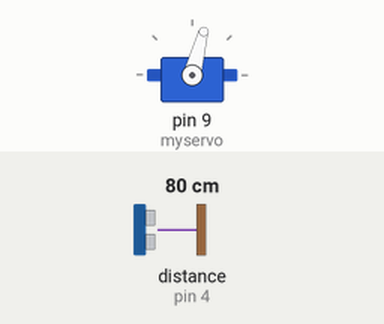
Recording of a sketch running on a simulated Arduino Mega 2560, built with avr-gcc and run on an emulated ATmega2560. Parts: servo. The test bench sets the inputs (shaded band); at power-on: distance to the obstacle (sensor on pin 4) 80 cm. The echo pulse lasts 58.3 µs per cm.

Above: at 1.2 s.
1.3 s: distance to the obstacle (sensor on pin 4) set to 32 cm
2.8 s: distance to the obstacle (sensor on pin 4) set to 27 cm
At 3.8 s:
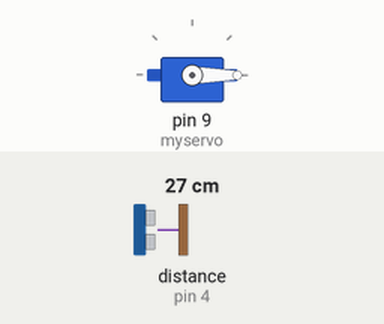
4.3 s: distance to the obstacle (sensor on pin 4) set to 35 cm
At 5.8 s:
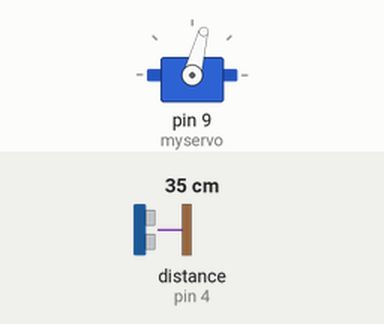
6.8 s: distance to the obstacle (sensor on pin 4) set to 2 cm
At 8.2 s:
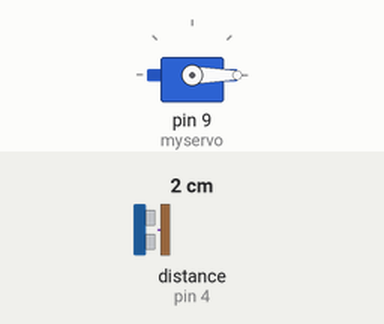
Timing chart, 0 to 9.3 s (numbered marks = the images above; inputs shaded):
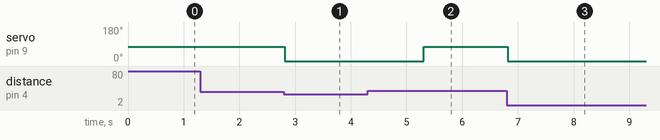

Measured:
- the behaviour switches between 30 and 29 cm on distance to the obstacle (sensor on pin 4) (found by bisection; images 0 and 1)
- after the input at 1.3 s, every drawn part: stays the same
- after the input at 2.8 s, servo on pin 9 (myservo): 75° → 0° at once
- after the input at 4.3 s, servo on pin 9 (myservo): 0° → 75° after 1.0 s
- after the input at 6.8 s, servo on pin 9 (myservo): 75° → 0° at once

The sketch:

Trashcan.ino
```cpp
#include <Arduino.h>
#include <Servo.h>
#include <NewPing.h>

Servo myservo;
NewPing sonar(3 /*TRIGGER_PIN*/, 4 /*ECHO_PIN*/, 50 /*MAX_DISTANCE*/);

void setup() {
  myservo.attach(9);
}

void loop()
{
  int s = sonar.ping_cm();
  if (s > 0 and s < 30)
  {
    myservo.write(0);
    delay(2500);
  }
  else {
    myservo.write(75);
    delay(20);
  }
}
```
